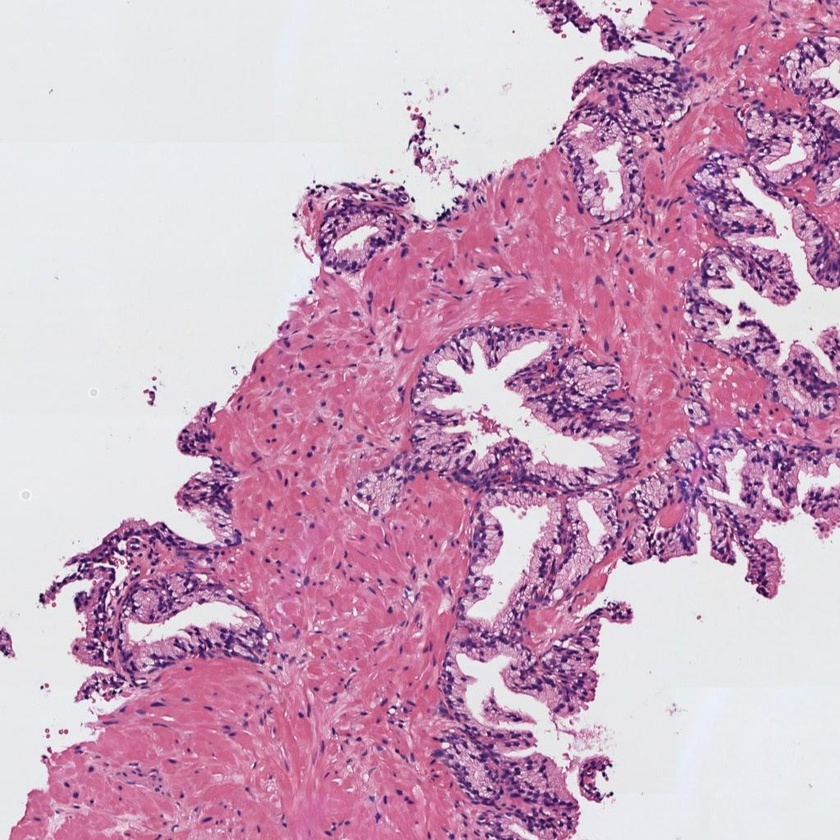
#> input picture histo_1.jpg, 840 x 840 px, shrunk from 1024 x 1024 before the run
$ jupyter execute Actividad_C1_P1_Garcia_Parrado_Alberto.ipynb
#> lines starting #> are read from the running program, lines starting #| are printed output that depends on the picture; after the words box and inside, x2 and y2 are one past the last pixel; in counts of white or black regions, pixels touching at a corner belong together
## Convocatoria 1 - Proyecto 1

[cell 1]
# Imports
import cv2
import matplotlib.pyplot as plt
import numpy as np

from scipy.ndimage import binary_fill_holes
from scipy.spatial import ConvexHull
from scipy.spatial.distance import pdist

from skimage import io
from skimage.measure import label, regionprops
from skimage.morphology import remove_small_objects

#### 0) Cargar una de las imágenes histológicas

[cell 2]
# Utilizar la librería skimage.io para leer la imagen 'histo_x.jpg' en formato RGB.
# Normalizar la imagen para que los píxeles se encuentren en el rango [0, 1]
# Visualizar la imagen

# Leer la imagen histológica 'histo_1.jpg' en formato RGB
rgb_img = io.imread('histo_1.jpg')  # skimage.io carga directamente en RGB
#> rgb_img is the input picture: shape (840, 840, 3); mean R, G, B 205, 166.3, 191.6

# Convertir los valores de píxeles a tipo float32 y normalizarlos al rango [0, 1]
rgb_img = rgb_img.astype('float32') / 255.0

# Visualizar la imagen normalizada
plt.figure(figsize=(6, 6))
plt.imshow(rgb_img)
plt.title("Imagen histológica normalizada (RGB, [0-1])")
plt.axis('off')
plt.show()

#### 1) Realizar una transformación de color para convertir la imagen al espacio de color CMYK

[cell 3]
# Extraer la componente magenta de la imagen (que corresponde a la región tisular)
# Visualizar la imagen del canal magenta

# Calcular componente K
K = 1 - np.max(rgb_img, axis=2)

# Evitar divisiones por cero
denominator = 1 - K
denominator[denominator == 0] = 1

# Calcular canales C, M, Y
C = (1 - rgb_img[:, :, 0] - K) / denominator
M = (1 - rgb_img[:, :, 1] - K) / denominator
Y = (1 - rgb_img[:, :, 2] - K) / denominator

# Reemplazar posibles NaNs por 0
C = np.nan_to_num(C)
M = np.nan_to_num(M)
Y = np.nan_to_num(Y)
K = np.nan_to_num(K)

# Escalar a [0, 255] y convertir a uint8 para visualización
C = (C * 255).astype('uint8')
M = (M * 255).astype('uint8')
Y = (Y * 255).astype('uint8')
K = (K * 255).astype('uint8')
CMYK = cv2.merge((C, M, Y, K))
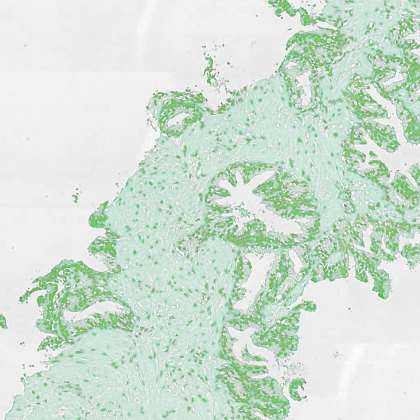
#> CMYK: shape (840, 840, 4) (shown at 1/2 size); mean R, G, B, A 2.9, 57.9, 20.1, 46.8; transparent parts drawn white

# Visualizar imagen canal Magenta
plt.figure(figsize=(6, 6))
plt.subplot(2, 2, 2)
plt.imshow(M, cmap='gray')
plt.title('Imagen magenta')
plt.axis('off')
plt.tight_layout()
plt.show()

#### 2) Umbralizar la imagen para separar los píxeles del fondo de la región tisular

[cell 4]
# Aplicar un filtro gaussiano de tamaño 5x5 y después utilizar el método de Otsu de manera que
# los píxeles correspondientes al lumen y al background de la imagen sean 1s y el resto de los píxeles tengan un valor de 0.
# Nota: Recordar que el método de Otsu requiere como input una imagen en el rango [0-255] en formato "uint8".
# Visualizar la máscara resultante

# Aplicar suavizado Gaussiano 5×5
blurred = cv2.GaussianBlur(CMYK, (5, 5), 0)

# Convertir a escala de grises (para usar con Otsu)
gray = cv2.cvtColor(blurred, cv2.COLOR_BGR2GRAY)
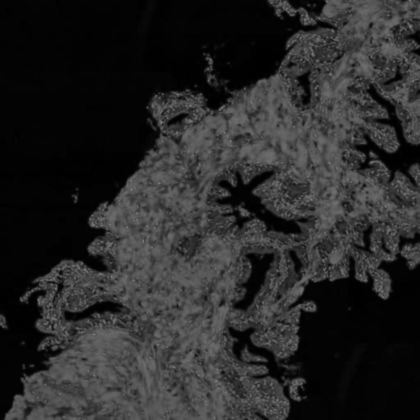
#> gray: shape (840, 840) (shown at 1/2 size); min 0, max 135, mean 40.4

# Aplicar umbral de Otsu, salida binaria con valores 0 y 1
_, gauss_mask = cv2.threshold(gray, 0, 1, cv2.THRESH_BINARY + cv2.THRESH_OTSU)
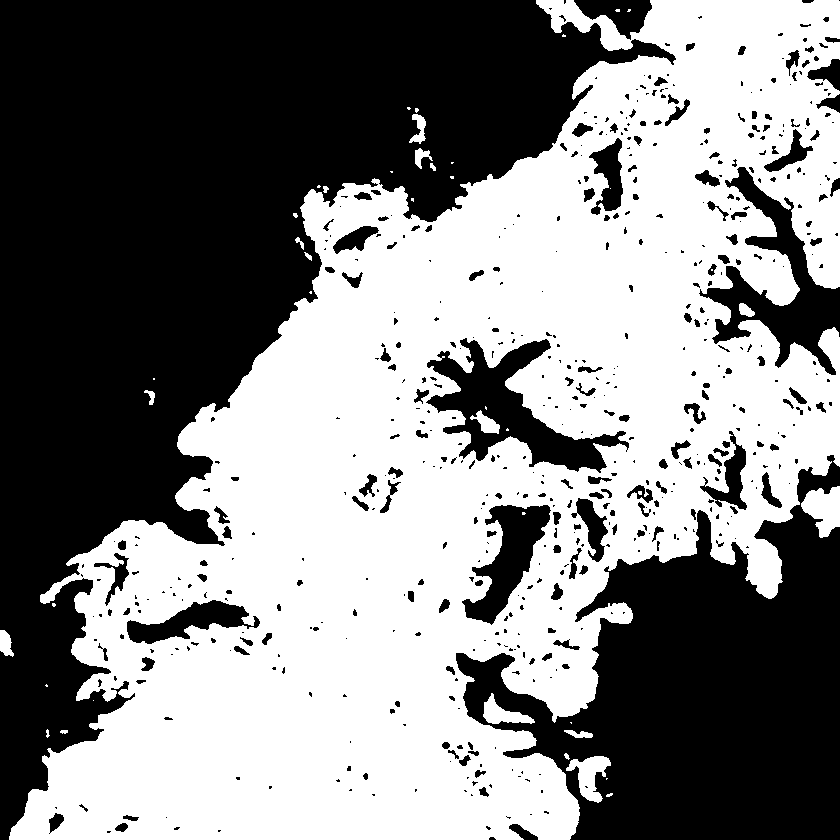
#> gauss_mask: shape (840, 840); values 0 (black) and 1 (white), 51.8% white; 585 black regions (385 under 20 px), largest, box (x1, y1, x2, y2) and area: (0, 0, 676, 840) 215637, (456, 455, 840, 840) 78112, (426, 338, 629, 473) 9487

# Invertir la máscara: fondo a 0, lúmenes a 1
gauss_mask = 1 - gauss_mask

# Visualizar la máscara
plt.figure(figsize=(6, 6))
plt.imshow(gauss_mask, cmap='gray')
plt.title("Máscara con artefactos")
plt.axis("off")
plt.show()

#### 3) Limpiar la imagen eliminando los artefactos de lumen (objetos blancos pequeños que no son lúmenes)

[cell 5]
# Utilizar la librería skimage.morphology.remove_small_objects para eliminar aquellos objetos cuya área sea menor a 300 píxeles
# Más información en https://scikit-image.org/docs/dev/api/skimage.morphology.html#skimage.morphology.remove_small_objects
# Visualizaer la máscara resultante

# Convertir la máscara Otsu a booleano para aplicar remove_small_objects
gauss_bool = gauss_mask.astype(bool)

# Eliminar objetos pequeños con área < 300 px (con conectividad 2)
gauss_cleaned_bool = remove_small_objects(gauss_bool, min_size=300, connectivity=2)
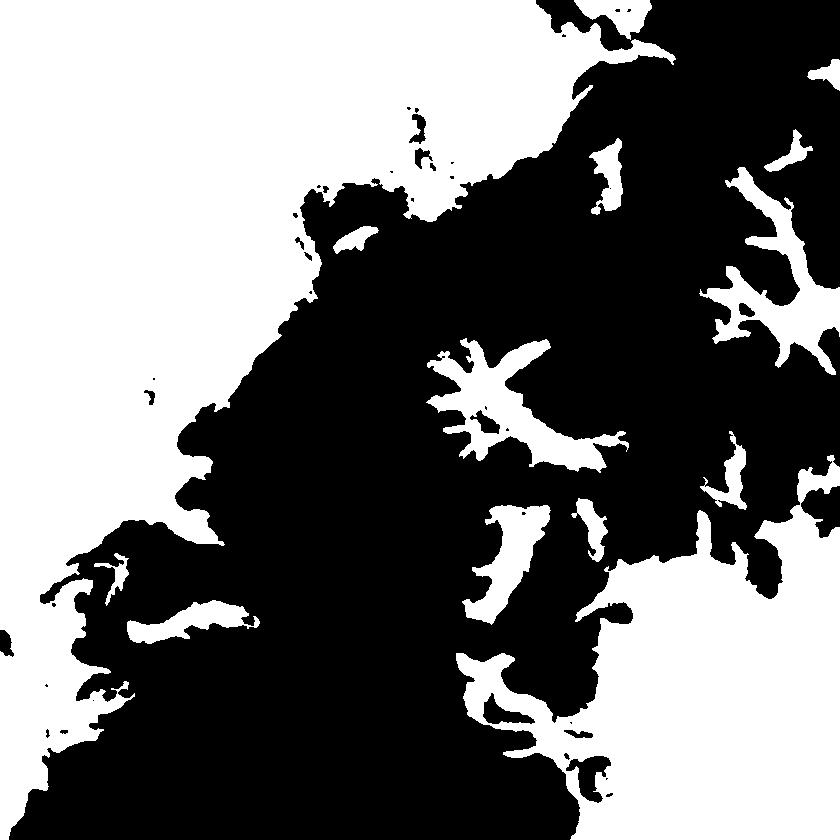
#> gauss_cleaned_bool: shape (840, 840) bool; 46.3% white; 14 white regions, largest, box (x1, y1, x2, y2) and area: (0, 0, 676, 840) 215637, (456, 455, 840, 840) 78112, (426, 338, 629, 473) 9487

# Convertir el resultado a imagen binaria uint8 (valores 0 y 1)
gauss_cleaned = gauss_cleaned_bool.astype(np.uint8)

# Visualizar la máscara limpia
plt.figure(figsize=(6, 6))
plt.imshow(gauss_cleaned, cmap='gray')
plt.title('Máscara sin artefactos')
plt.axis('off')
plt.show()

#### 4) Rellenar con 0s el fondo de la imagen para quedarnos únicamente con los lúmenes

[cell 6]
# Aplicar el algoritmo de expansión a partir de semillas (region growing) de manera que únicamente los lúmenes sean blancos
# y el resto de la imagen negra. Pista: utilizar dos semillas. Nota: Se pueden fijar las semillas de manera manual, pero
# se valorará positivamente a aquell@s que desarrollen una función para encontrarlas automáticamente.
# Visualizar la máscara resultante.

just_lumens = gauss_cleaned.copy()

# Dimensiones de la imagen
h, w = just_lumens.shape

# imagen negra auxiliar para floodFill
ref = np.zeros((h + 2, w + 2), np.uint8)

# Buscar semillas:
seeds = []

vertices = [(0, 0), (0, w-1), (h-1, 0), (h-1, w-1)]
for y, x in vertices:
    if just_lumens[y, x] == 1:
        seeds.append((x, y))  # OpenCV usa (x, y)
#> after the loop, seeds = [(0, 0), (0, 839), (839, 839)]

if len(seeds) < 4:
    coords = np.argwhere(just_lumens == 1)
#> coords = 326871 pairs, first value 0 to 839, second value 0 to 839
    for y, x in coords:
        if (x, y) not in seeds:
            seeds.append((x, y))
        if len(seeds) >= 4:
            break
#> this loop made 2 passes
#> (y, x) on passes 1 to 2: (0, 0), (0, 1)
#> after the loop, seeds = [(0, 0), (0, 839), (839, 839), (1, 0)]

# Aplicar floodFill desde cada semilla para eliminar regiones conectadas al fondo
for seed in seeds:
    cv2.floodFill(just_lumens, ref, seed, 0)
#> this loop made 4 passes
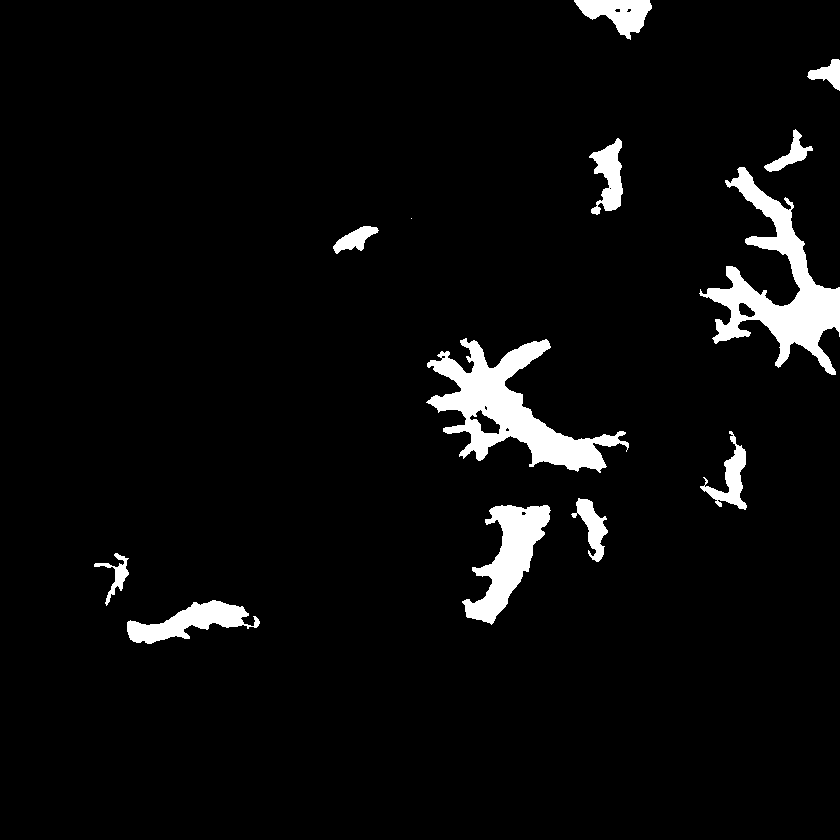
#> just_lumens: shape (840, 840); values 0 (black) and 1 (white), 4.7% white; 13 white regions (1 under 20 px), largest, box (x1, y1, x2, y2) and area: (426, 338, 629, 473) 9487, (699, 167, 840, 375) 8960, (462, 505, 551, 625) 4534

# Visualizar la máscara
plt.figure(figsize=(6, 6))
plt.imshow(just_lumens, cmap='gray')
plt.title("Máscara de lúmenes")
plt.axis('off')
plt.show()

#### 5) Rellenar los objetos de los lúmenes

[cell 7]
# Rellenar los lúmenes con la función binary_fill_holes de la librería scipy.ndimage.morphology
# Visualizar la máscara resultante

# Aplicar relleno de agujeros internos a la imagen binaria just_lumens
# Convertimos a booleano para aplicar la operación correctamente
filled_lumens = binary_fill_holes(just_lumens > 0)
#> filled_lumens: shape (840, 840) bool; 4.8% white; 13 white regions (1 under 20 px)

# Visualizar la máscara
plt.figure(figsize=(6, 6))
plt.imshow(filled_lumens, cmap='gray')
plt.title('Máscara final')
plt.axis('off')
plt.show()

#### 6) Detectar y dibujar los contornos de los lúmenes sobre la imagen original

[cell 8]
# Dibujar los contornos de los lúmenes en color verde sobre la imagen original RGB. Nota: Utilizar los flags necesarios
# para que los contornos en verde sean perfectamente visibles.
# Visualizar la imagen superpuesta

# Detectar contornos en la máscara de lúmenes rellenados
contours, _ = cv2.findContours(filled_lumens.astype(np.uint8), cv2.RETR_EXTERNAL, cv2.CHAIN_APPROX_SIMPLE)
#> contours = 13 contours, 1 with area under 20; largest, box (x1, y1, x2, y2) and area: (426, 338, 629, 473) 9380, (699, 167, 840, 375) 8624, (462, 505, 551, 625) 4348, (127, 600, 260, 644) 2428, (574, 0, 652, 40) 1582

# Crear una copia de la imagen original en formato uint8
img_rgb = (rgb_img * 255).astype(np.uint8) if rgb_img.max() <= 1.0 else rgb_img.copy()

# Dibujar los contornos en verde (BGR: (0,255,0)) sobre la imagen original
img_contours = img_rgb.copy()
cv2.drawContours(img_contours, contours, -1, (0, 255, 0), thickness=2)
#> img_contours: shape (840, 840, 3); 2.05% of pixels changed, all inside (x1, y1, x2, y2) = (93, 0, 840, 645)

# Visualizar el resultado
plt.figure(figsize=(6, 6))
plt.imshow(cv2.cvtColor(img_contours, cv2.COLOR_BGR2RGB))
plt.title('Contorno máscara superpuesta')
plt.axis('off')
plt.show()
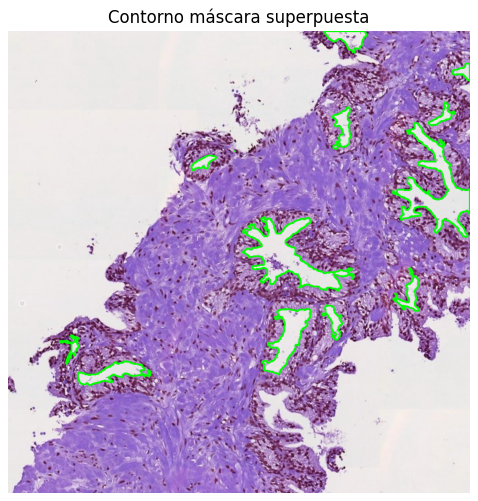
#> figure drawn by matplotlib, 1 panel; B, G, R data is drawn as R, G, B

#### 7) Identificar y cropear el lumen más grande

[cell 9]
# Determinar cuál es el lumen de mayor área y hacer un crop del mismo sobre la imagen original RGB.
# Visualizar el lumen cropeado.

# Encontrar el contorno de mayor área (lumen más grande)
largest_contour = max(contours, key=cv2.contourArea)
#> largest_contour = contour of 509 points, box (x1, y1, x2, y2) (426, 338, 629, 473), area 9380

# Obtener bounding box del lumen más grande
x, y, w, h = cv2.boundingRect(largest_contour)
#> x = 426; y = 338; w = 203; h = 135

# Recortar el lumen desde la imagen original
cropped_lumen = img_rgb[y:y+h, x:x+w]  # img_rgb es la original en uint8 formato BGR
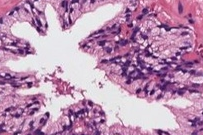
#> cropped_lumen: shape (135, 203, 3); mean R, G, B 186.7, 145.2, 178

# Crear una máscara vacía del tamaño del crop
mask_crop = np.zeros((h, w), dtype=np.uint8)

# Dibujar el lumen más grande dentro de la máscara (ajustado al crop)
cv2.drawContours(mask_crop, [largest_contour - [x, y]], -1, 1, thickness=-1)
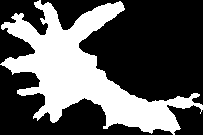
#> mask_crop: shape (135, 203); values 0 (black) and 1 (white), 35.9% white; 1 white region, box (x1, y1, x2, y2) and area: (0, 0, 203, 135) 9835

# Crear una imagen blanca del mismo tamaño que el crop
crop_white_bg = np.ones_like(cropped_lumen) * 255

# Copiar los valores del lumen sobre el fondo blanco usando la máscara
for c in range(3):  # Para cada canal (B, G, R)
    crop_white_bg[:, :, c] = np.where(mask_crop == 1, cropped_lumen[:, :, c], 255)
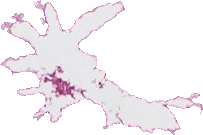
#> crop_white_bg: shape (135, 203, 3); mean R, G, B 244.5, 239.7, 243.5

# Visualizar el lumen aislado sobre fondo blanco
plt.figure(figsize=(6, 6))
plt.imshow(cv2.cvtColor(crop_white_bg, cv2.COLOR_BGR2RGB))
plt.axis('off')
plt.title('Crop del mayor lumen')
plt.show()
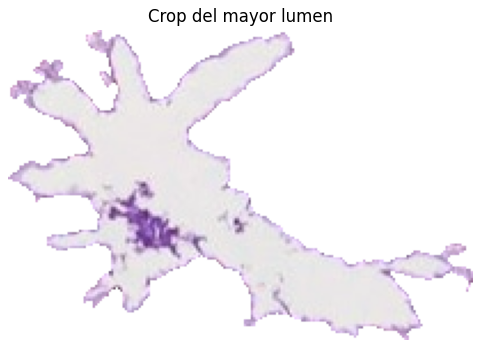
#> figure drawn by matplotlib, 1 panel; B, G, R data is drawn as R, G, B

#### 8) Extraer 13 características geométricas que permitan caracterizar el lumen recortado

[cell 10]
# Calcular las siguientes características del crop del lumen de mayor área, redondeando su valor hasta el cuarto decimal.
# 1) Área
# 2) Área de la bounding box
# 3) Área convexa
# 4) Exentricidad
# 5) Diámetro equivalente
# 6) Extensión
# 7) Diámetro Feret
# 8) Longitud del eje mayor
# 9) Longitud del eje menor
# 10) Orientación
# 11) Perímetro
# 12) Solidez
# 13) Compacidad

# Crear una máscara
mask_crop = np.zeros((h, w), dtype=np.uint8)
cv2.drawContours(mask_crop, [largest_contour - [x, y]], -1, 1, thickness=-1)

# Calcular propiedades con regionprops
props = regionprops(label(mask_crop))[0]

# Ajustar puntos del contorno al sistema de coordenadas del crop
contour_points = largest_contour - [x, y]
#> contour_points = 509 rows, first 8: [39, 0], [38, 1], [37, 1], [36, 2], [34, 2], [34, 4], [35, 5], [35, 6]

# 1) Área
area = np.round(props.area, 4)
#> area = 9835

# 2) Área de la bounding box
bbox_area = np.round(props.bbox_area, 4)
#> bbox_area = 27405

# 3) Área convexa
hull = ConvexHull(contour_points.squeeze())
convex_area = np.round(hull.volume, 4)  # .volume = área 2D para convex hull
#> convex_area = 19924.5

# 4) Excentricidad
eccentricity = np.round(props.eccentricity, 4)
#> eccentricity = 0.853

# 5) Diámetro equivalente
equiv_diameter = np.round(props.equivalent_diameter, 4)
#> equiv_diameter = 111.9

# 6) Extensión
extent = np.round(props.extent, 4)
#> extent = 0.359

# 7) Diámetro Feret:
feret_diameter = np.round(np.max(pdist(contour_points.squeeze())), 4)
#> feret_diameter = 217.8

# 8) Longitud del eje mayor
major_axis_length = np.round(props.major_axis_length, 4)
#> major_axis_length = 200.4

# 9) Longitud del eje menor
minor_axis_length = np.round(props.minor_axis_length, 4)
#> minor_axis_length = 104.6

# 10) Orientación
orientation = np.round(props.orientation, 4)
#> orientation = 1.01

# 11) Perímetro
perimeter = np.round(props.perimeter, 4)
#> perimeter = 1061.1

# 12) Solidez
solidity = np.round(props.solidity, 4)
#> solidity = 0.487

# 13) Compacidad:
compacity = np.round((perimeter**2) / (4 * np.pi * area), 4)
#> compacity = 9.11

features = {
    "Área": area,
    "Área bounding box": bbox_area,
    "Área convexa": convex_area,
    "Excentricidad": eccentricity,
    "Diámetro equivalente": equiv_diameter,
    "Extensión": extent,
    "Diámetro Feret": feret_diameter,
    "Longitud eje mayor": major_axis_length,
    "Longitud eje menor": minor_axis_length,
    "Orientación": orientation,
    "Perímetro": perimeter,
    "Solidez": solidity,
    "Compacidad": compacity
}

# Mostrar resultados
print("\nCaracterísticas geométricas del lumen más grande:\n")
for k, v in features.items():
    print(f"{k}: {v}")
#> this loop made 13 passes
#> (k, v) on passes 1 to 8: ('Área', 9835), ('Área bounding box', 27405), ('Área convexa', 19924.5), ('Excentricidad', 0.853), ('Diámetro equivalente', 111.9), ('Extensión', 0.359), ('Diámetro Feret', 217.8), ('Longitud eje mayor', 200.4)
#> (printed output is left out)
